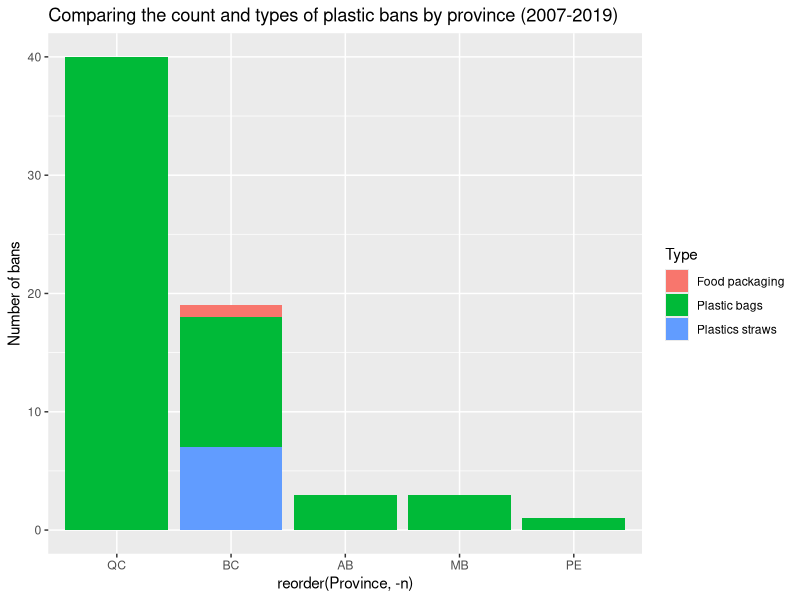
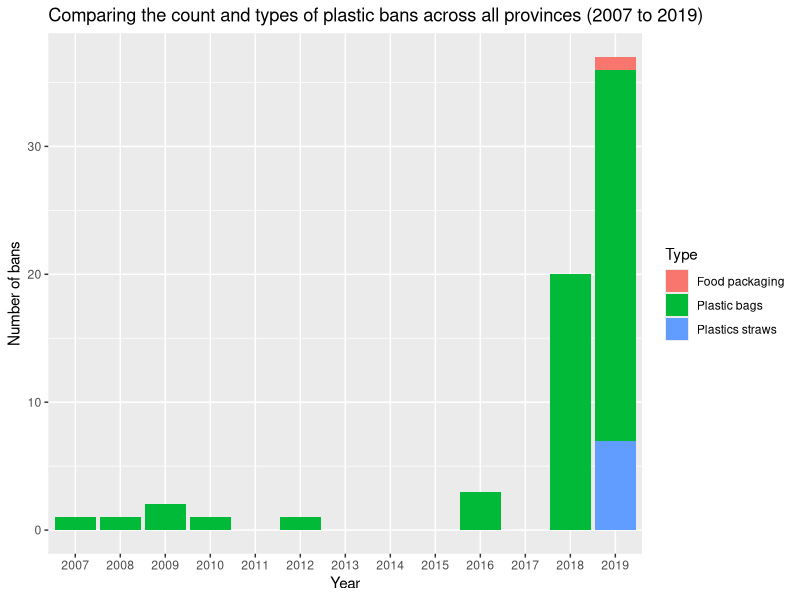
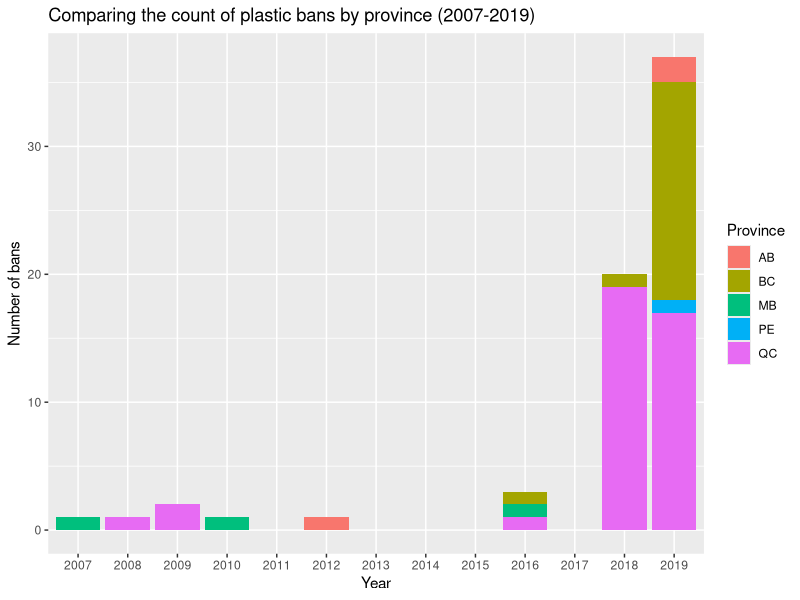
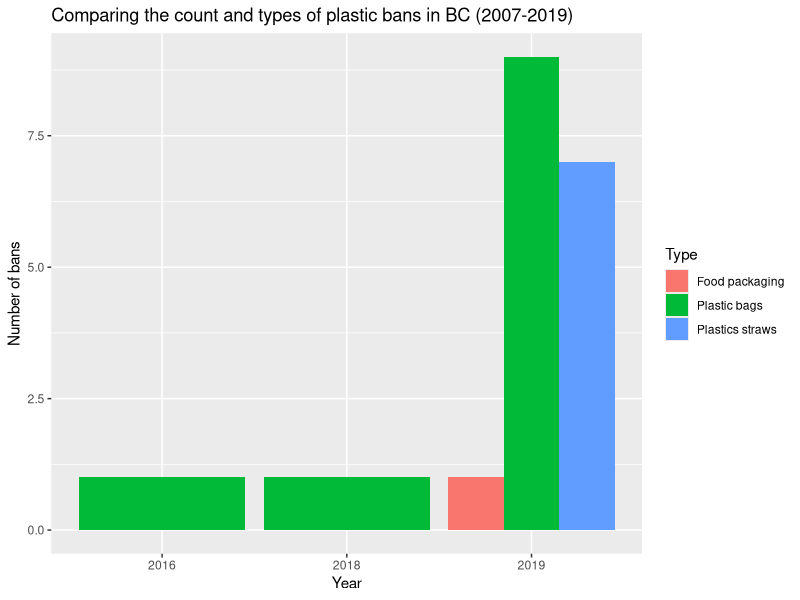

These figures' R source, in order:
## Plastic Ban Data Script

getwd()
ban_data <- read.csv("ban_data.csv")
str(ban_data)

library(ggplot2)
library(dplyr)
library(tidyverse)


# Converting date to proper format
ban_data$Effective.Date <- as.Date(ban_data$Effective.Date, format = '%d-%b-%y')
str(ban_data)


#---------------------------------------------------------------------------------
#Create dataframe with prov and plastic type
bans_prov_type <- ban_data %>% 
  count(Province, Type) %>% 
  arrange(desc(n))

ggplot(bans_prov_type, aes(x = reorder(Province, -n), y = n, fill = Type)) +
  geom_bar(stat="identity") + 
  labs(title = "Comparing the count and types of plastic bans by province (2007-2019)", y="Number of bans")


#---------------------------------------------------------------------------------
# Add variable "year" to the dataset
ban_data$Year <- format(as.Date(ban_data$Effective.Date,format='%d-%b-%y'), '%Y')

ban_data <- ban_data %>% 
  add_row(Year = c("2011", "2013", "2014", "2015","2017"))

#---------------------------------------------------------------------------------
#Create dataframe with year and plastic type
bans_year_type <- ban_data %>% 
  count(Year, Type)

ggplot(bans_year_type, aes(x = Year, y = n, fill = Type)) +
  geom_bar(stat="identity") +
  scale_fill_discrete(na.translate = F) + 
  labs(title = "Comparing the count and types of plastic bans across all provinces (2007 to 2019)", y="Number of bans")

#---------------------------------------------------------------------------------

# Create dataframe with year and prov
bans_year_prov <- ban_data %>% 
  count(Year, Province)

ggplot(bans_year_prov, aes(x = Year, y = n, fill = Province)) +
  geom_bar(stat="identity") +
  scale_fill_discrete(na.translate = F) + 
  labs(title = "Comparing the count of plastic bans by province (2007-2019)", y="Number of bans")

#---------------------------------------------------------------------------------

# BC type of ban through time
bc <- ban_data %>%
  filter(Province=="BC") %>%
  count(Year, Type)

ggplot(bc, aes(fill=Type, x=Year, y=n)) +
  geom_bar(position = "dodge", stat="identity") + 
  labs(title = "Comparing the count and types of plastic bans in BC (2007-2019)", y="Number of bans")




